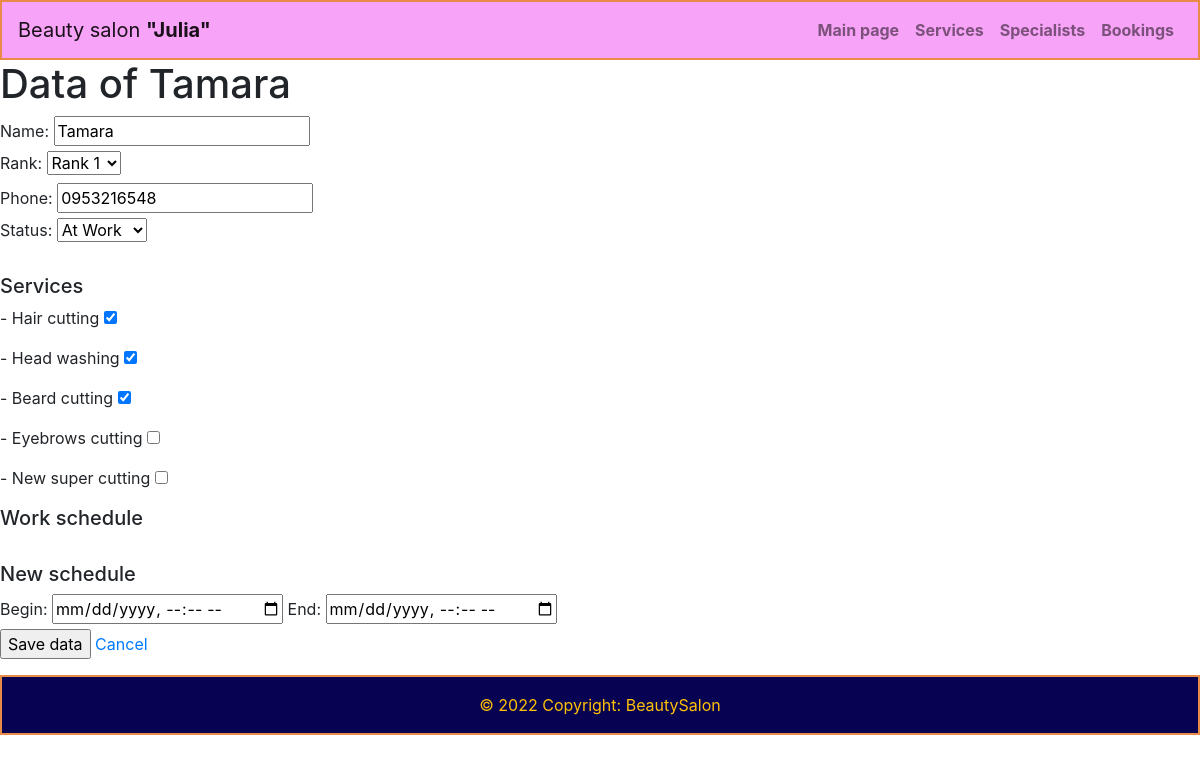
The page /administrator/specialists/1/ on the database its author committed.
### salon/models.py (models this page shows, shortened)
class Specialist(models.Model):
    RANKS = (
        (1, 'Rank 1'),
        (2, 'Rank 2')
    )
    STATUSES = (
        (1, 'Day off'),
        (2, 'At Work'),
        (3, 'Sickness'),
        (9, 'Fired')
    )
    name = models.CharField(max_length=150, null=False)
    rank = models.IntegerField(default=0, choices=RANKS)
    phone = models.CharField(max_length=20, null=False)
    status = models.IntegerField(default=1, choices=STATUSES)
    services = models.ManyToManyField(Service)

class Service(models.Model):
    name = models.CharField(max_length=250, unique=True)
    price = models.FloatField()
    duration = models.IntegerField()

### salon_admin/views.py (the view, shortened to what this page needs)
# urls.py: path('specialists/<int:specialist_id>/', views.one_specialist, name='one_specialist'),
def one_specialist(request, specialist_id):
    checked_services = Service.objects.filter(specialist__id=specialist_id).all()
    checked_ids = []
    for service in checked_services:
        checked_ids.append(service.id)
    specific_specialist = Specialist.objects.filter(id=specialist_id).get()
    all_services = Service.objects.all()
    specialist_schedule = WorkSchedule.objects.filter(specialist_id=specialist_id,
                                                      begin_time__gte=CURRENT_TIME).order_by('begin_time')
    return render(request, 'salon_admin/specialist.html', {'specialist': specific_specialist,
                                                           'services': all_services,
                                                           'checked_ids': checked_ids,
                                                           'schedules': specialist_schedule})

### salon_admin/templates/salon_admin/specialist.html (shortened to what this page needs)
{% extends 'salon_admin/admbase.html' %}
{% load static %}
{% block content %}
<h1>Data of {{specialist.name}}</h1>
<form method="POST">
    <div>
        <label for="name">Name:</label>
        <input type="text" id="name" name="name" value="{{ specialist.name }}" required><br>
        <label for="rank">Rank:</label>
        <select name="rank" id="rank" required>
            <option value="{{specialist.rank}}" selected hidden>Rank {{specialist.rank}}</option>
        </select><br>
        <label for="phone">Phone:</label>
        <input type="tel" id="phone" pattern="+[0-9]{12}" name="phone" value="{{ specialist.phone }}" required><br>
        <label for="status">Status:</label>
        <select name="status" id="status" required>
            <option value="{{specialist.status}}" selected hidden>
                {% if specialist.status == 1 %}
                    Day off
                {% elif specialist.status == 2 %}
                    At Work
                {% elif specialist.status == 3 %}
                    Sickness
                {% else %}
                    Fired
                {% endif %}
            </option>
        </select><br>
        </div><br>
        <div>
            <h5>Services</h5>
            {% for service in services %}
                    <dd>
                        <label for="checked_{{service.id}}"> - {{service.name}}</label>
                        {% if service.id in checked_ids %}
                            <input type="checkbox" id="checked_{{service.id}}" checked
                                   name="service_{{service.id}}"
                                   value="{{service.id}}">
                        {% else %}
                            <input type="checkbox" id="{{service.id}}"
                                   name="service_{{service.id}}"
                                   value="{{service.id}}">
                        {% endif %}
                    </dd>
            {% endfor %}
        </div>
        <div>
            <h5>Work schedule</h5>
            <br><h5>New schedule</h5>
            <label for="begin">Begin: </label>
            <input type="datetime-local" id="begin" name="begin">
            <label for="end">End: </label>
            <input type="datetime-local" id="end" name="end">
        </div>
    <input type="submit" value="Save data">
    <a href="../">Cancel</a>
</form>
{% endblock %}

### rows shown on the page
Specialist: name "Tamara", phone "0953216548", status "At Work"
Service: name "Hair cutting"
Service: name "Head washing"
Service: name "Beard cutting"
Service: name "Eyebrows cutting"
Service: name "New super cutting"
